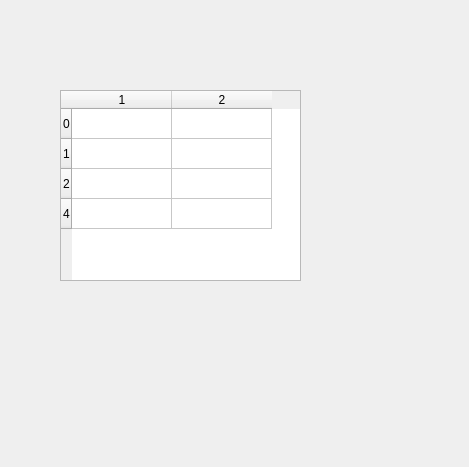
<?xml version="1.0" encoding="UTF-8"?>
<ui version="4.0">
 <class>Dialog</class>
 <widget class="QDialog" name="Dialog">
  <property name="geometry">
   <rect>
    <x>0</x>
    <y>0</y>
    <width>469</width>
    <height>467</height>
   </rect>
  </property>
  <property name="windowTitle">
   <string>Dialog</string>
  </property>
  <widget class="QTableWidget" name="table">
   <property name="geometry">
    <rect>
     <x>60</x>
     <y>90</y>
     <width>241</width>
     <height>191</height>
    </rect>
   </property>
   <row>
    <property name="text">
     <string>0</string>
    </property>
   </row>
   <row>
    <property name="text">
     <string>1</string>
    </property>
   </row>
   <row>
    <property name="text">
     <string>2</string>
    </property>
   </row>
   <row>
    <property name="text">
     <string>4</string>
    </property>
   </row>
   <column>
    <property name="text">
     <string>1</string>
    </property>
   </column>
   <column>
    <property name="text">
     <string>2</string>
    </property>
   </column>
  </widget>
 </widget>
 <resources/>
 <connections/>
</ui>
